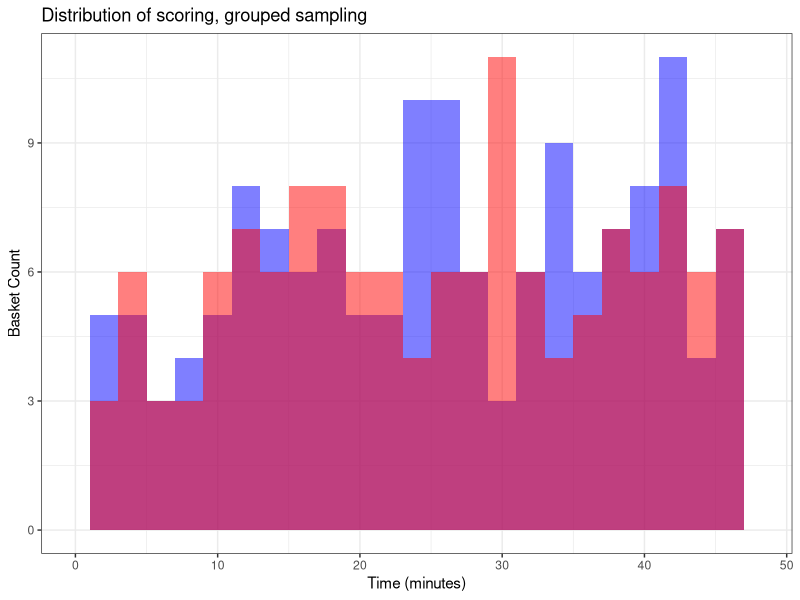

Recreate this plot in R.
#Simulate another game by simulating a single process representing baskets scored by either
#team, and choosing each basket to be for A or B with probability 1/2. Repeat the plot done in
#part (b).

library(ggplot2)

lambda = 3
allScores = c()
allScoreSum = c()

A2 = c()
B2 = c()

while (sum(allScores)<=48){
  allScores = c(allScores,rexp(1,lambda*2))
  allScoreSum = c(allScoreSum, sum(allScores))
}

select = runif(length(allScoreSum))

A2 = allScoreSum[select >.5]
B2 = allScoreSum[select <=.5]


ggplot() +
  geom_histogram(aes(x = A2),alpha = .5, fill = "blue",linewidth = .7,binwidth = 2)+
  geom_histogram(aes(x = B2),alpha = .5, fill = "red",linewidth = .7,binwidth = 2) +
  scale_x_continuous(limits = c(0, 48))+
  labs(
    title = "Distribution of scoring, grouped sampling",
    x = "Time (minutes)",
    y= "Basket Count"
  ) + theme_bw()
